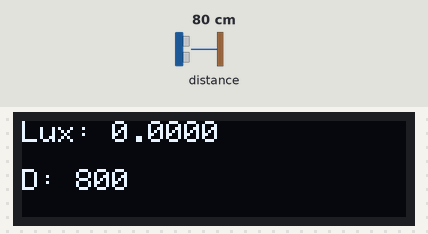
A sketch run on a simulated Arduino Uno, built with avr-gcc and run on an emulated ATmega328P. On the bench: 128×32 one-colour display. The inputs (shaded band) are chosen by the test bench; at power-on: distance to the obstacle 80 cm. What the sketch prints to the serial monitor is not drawn.

Above: at 1.2 s.
1.3 s: distance to the obstacle set to 120 cm
At 2.5 s:
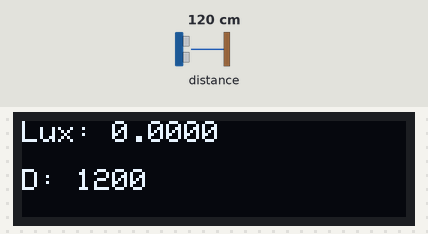
2.8 s: distance to the obstacle set to 2 cm
At 3.6 s:
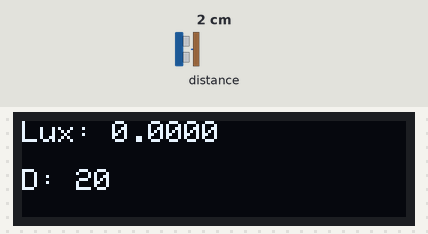
4.3 s: distance to the obstacle set to 4 cm
At 5.2 s:
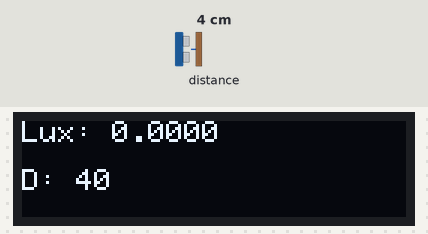
Timing chart, 0 to 7.3 s (numbered marks = the images above; inputs shaded):
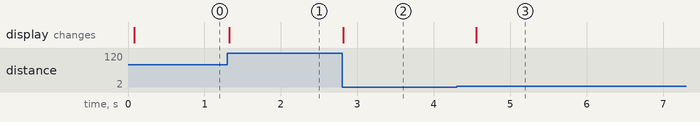

Measured:
- after the input at 1.3 s, the display: changes at once (image 1)
- after the input at 2.8 s, the display: changes at once (image 2)
- after the input at 4.3 s, the display: changes after 0.26 s (image 3)

The sketch:

vl6180x.ino
```cpp
#include <Wire.h>
#include <Adafruit_GFX.h>
#include <Adafruit_SSD1306.h>
#include "Adafruit_VL6180X.h"

Adafruit_VL6180X vl = Adafruit_VL6180X();

Adafruit_SSD1306 display(128, 32, &Wire, -1);

void setup() {
  Serial.begin(9600);

  if(!display.begin(SSD1306_SWITCHCAPVCC, 0x3C)) {
    Serial.println(F("SSD1306 allocation failed"));
    for(;;); // Don't proceed, loop forever
  }
  display.setTextSize(1);      // Normal 1:1 pixel scale
  display.setTextColor(SSD1306_WHITE); // Draw white text
  display.setCursor(0, 0);     // Start at top-left corner
  display.cp437(true);         // Use full 256 char 'Code Page 437' font

  display.clearDisplay();

  if (!vl.begin()) {
    Serial.println("Failed to find sensor");
    while (1);
  }
}

char str[10];

void loop() {
  float lux = vl.readLux(VL6180X_ALS_GAIN_5);
  int range = vl.readRange();
  uint8_t status = vl.readRangeStatus();
  if (status == VL6180X_ERROR_NONE) {
    Serial.print(lux);
    Serial.print(" ");
    Serial.println(range);
    display.clearDisplay();
    display.setCursor(0,0);
    dtostrf(lux, 5,4, str);
    display.write("Lux: ");
    display.write(str);
    display.setCursor(0,16);
    display.write("D: ");
    sprintf(str, "%d", range);
    display.write(str);
    display.display();
  }
  delay(200);
}
```
